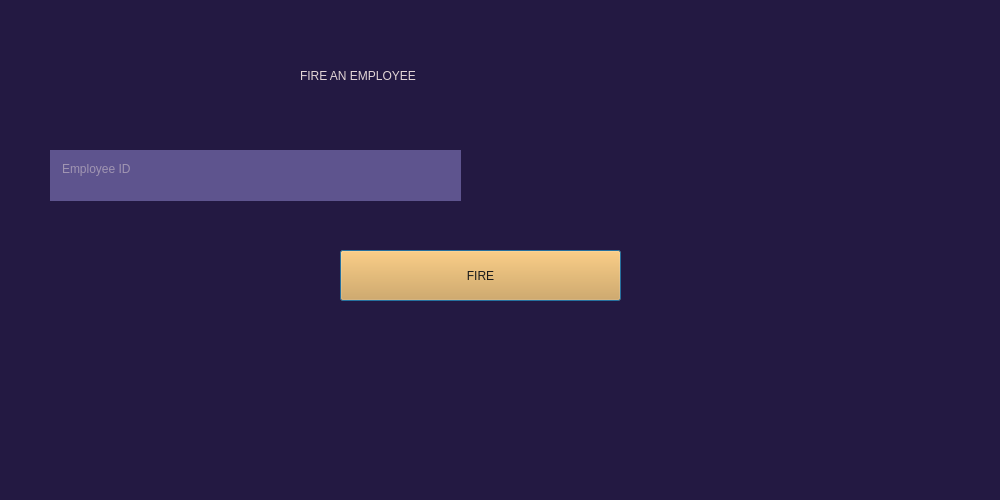
<?xml version="1.0" encoding="UTF-8"?>
<ui version="4.0">
 <class>Dialog</class>
 <widget class="QDialog" name="Dialog">
  <property name="geometry">
   <rect>
    <x>0</x>
    <y>0</y>
    <width>1000</width>
    <height>500</height>
   </rect>
  </property>
  <property name="windowTitle">
   <string>Dialog</string>
  </property>
  <property name="styleSheet">
   <string notr="true">background-color: rgb(35, 25, 66);
color: rgb(226, 213, 214);</string>
  </property>
  <widget class="QLabel" name="label_2">
   <property name="geometry">
    <rect>
     <x>300</x>
     <y>50</y>
     <width>379</width>
     <height>51</height>
    </rect>
   </property>
   <property name="styleSheet">
    <string notr="true">font: 63 28pt &quot;Montserrat SemiBold&quot;;</string>
   </property>
   <property name="text">
    <string>FIRE AN EMPLOYEE</string>
   </property>
  </widget>
  <widget class="QTextEdit" name="eid">
   <property name="geometry">
    <rect>
     <x>50</x>
     <y>150</y>
     <width>411</width>
     <height>51</height>
    </rect>
   </property>
   <property name="styleSheet">
    <string notr="true">background-color: rgb(94, 84, 142);
border: None;
padding:8px;
color: rgb(226, 213, 214);
font: 12pt &quot;Montserrat&quot;;</string>
   </property>
   <property name="placeholderText">
    <string>Employee ID</string>
   </property>
  </widget>
  <widget class="QPushButton" name="fire">
   <property name="geometry">
    <rect>
     <x>340</x>
     <y>250</y>
     <width>281</width>
     <height>51</height>
    </rect>
   </property>
   <property name="styleSheet">
    <string notr="true">background-color: rgb(224, 159, 62);
color: rgb(26, 27, 27);
font: 57 12pt &quot;Montserrat Medium&quot;;</string>
   </property>
   <property name="text">
    <string>FIRE</string>
   </property>
  </widget>
 </widget>
 <resources/>
 <connections/>
</ui>
